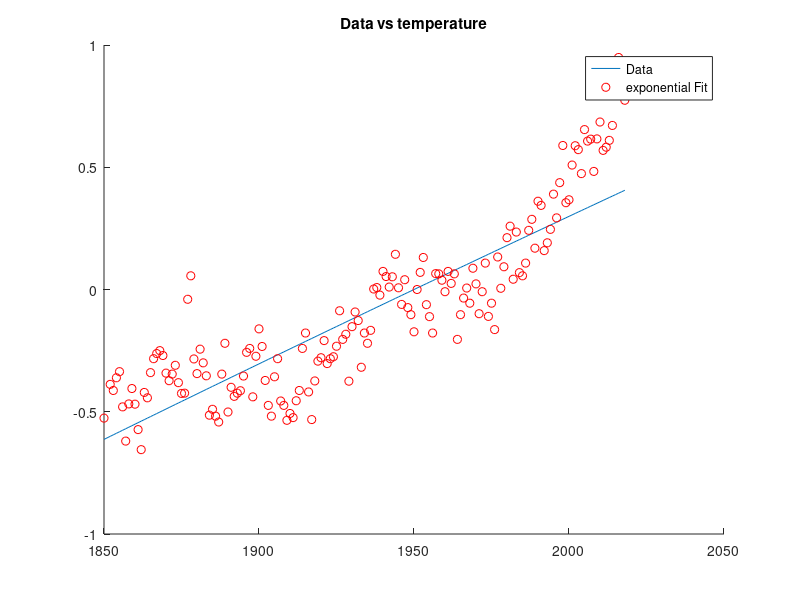

Write MATLAB code to recreate this figure.
Data = ...
  [1850      -0.526          
  1852      -0.388   
  1853      -0.413      
  1854      -0.361      
  1855      -0.336       
  1856      -0.480          
  1857      -0.620            
  1858      -0.468            
  1859      -0.405      
  1860      -0.469         
  1861      -0.573                 
  1862      -0.655        
  1863      -0.421           
  1864      -0.443        
  1865      -0.340       
  1866      -0.283     
  1867      -0.262        
  1868      -0.250    
  1869      -0.270   
  1870      -0.342        
  1871      -0.373          
  1872      -0.346         
  1873      -0.310      
  1874      -0.381     
  1875      -0.425     
  1876      -0.424         
  1877      -0.040       
  1878       0.056        
  1879      -0.284    
  1880      -0.344       
  1881      -0.244      
  1882      -0.300      
  1883      -0.353       
  1884      -0.514           
  1885      -0.490         
  1886      -0.518        
  1887      -0.542      
  1888      -0.346        
  1889      -0.220        
  1890      -0.501     
  1891      -0.400       
  1892      -0.437                 
  1893      -0.424             
  1894      -0.414               
  1895      -0.354                 
  1896      -0.257               
  1897      -0.241                
  1898      -0.439             
  1899      -0.273               
  1900      -0.161                   
  1901      -0.233                 
  1902      -0.372                 
  1903      -0.474                
  1904      -0.518                   
  1905      -0.357               
  1906      -0.283                       
  1907      -0.456                    
  1908      -0.474        
  1909      -0.535              
  1910      -0.507                        
  1911      -0.524                
  1912      -0.455                   
  1913      -0.413             
  1914      -0.241          
  1915      -0.178           
  1916      -0.419              
  1917      -0.532              
  1918      -0.374          
  1919      -0.293                        
  1920      -0.279        
  1921      -0.209            
  1922      -0.303          
  1923      -0.283             
  1924      -0.275          
  1925      -0.232             
  1926      -0.087           
  1927      -0.204            
  1928      -0.183           
  1929      -0.375       
  1930      -0.152        
  1931      -0.092        
  1932      -0.127        
  1933      -0.318        
  1934      -0.178              
  1935      -0.220   
  1936      -0.167        
  1937       0.002          
  1938       0.008       
  1939      -0.023          
  1940       0.074       
  1941       0.053    
  1942       0.010    
  1943       0.052      
  1944       0.144    
  1945       0.007        
  1946      -0.061        
  1947       0.040       
  1948      -0.074      
  1949      -0.103      
  1950      -0.173       
  1951      -0.000      
  1952       0.070         
  1953       0.131        
  1954      -0.062        
  1955      -0.111        
  1956      -0.178        
  1957       0.065   
  1958       0.064           
  1959       0.038        
  1960      -0.009    
  1961       0.074       
  1962       0.025     
  1963       0.064         
  1964      -0.204        
  1965      -0.103      
  1966      -0.035         
  1967       0.006        
  1968      -0.056   
  1969       0.087  
  1970       0.023        
  1971      -0.099      
  1972      -0.009        
  1973       0.108      
  1974      -0.110       
  1975      -0.056   
  1976      -0.164   
  1977       0.133 
  1978       0.005        
  1979       0.093         
  1980       0.212       
  1981       0.259  
  1982       0.042
  1983       0.235     
  1984       0.069  
  1985       0.056       
  1986       0.108 
  1987       0.242        
  1988       0.287         
  1989       0.169         
  1990       0.361         
  1991       0.344            
  1992       0.159                   
  1993       0.191             
  1994       0.246       
  1995       0.390             
  1996       0.293               
  1997       0.437     
  1998       0.589      
  1999       0.355      
  2000       0.367            
  2001       0.509          
  2002       0.588       
  2003       0.572          
  2004       0.474               
  2005       0.654      
  2006       0.607  
  2007       0.615       
  2008       0.483     
  2009       0.616      
  2010       0.685             
  2011       0.569       
  2012       0.582         
  2013       0.610        
  2014       0.671                 
  2015       0.810        
  2016       0.949        
  2017       0.833 
  2018       0.774];
%import data
t = Data(:,1);
temperature = Data(:,2);
%set up exponential fit function with lsqcurvefit
F = @(x,tdata)x(1)+x(2)*exp(tdata*x(3));
x0 = [0 0 0];
[x,resnorm,~,exitflag,output] = lsqcurvefit(F,x0,t,temperature);
%print the figure
hold on
plot(t,F(x,t))
plot(t,temperature,'ro');
title('Data vs temperature');
legend('Data','exponential Fit');
hold off;

